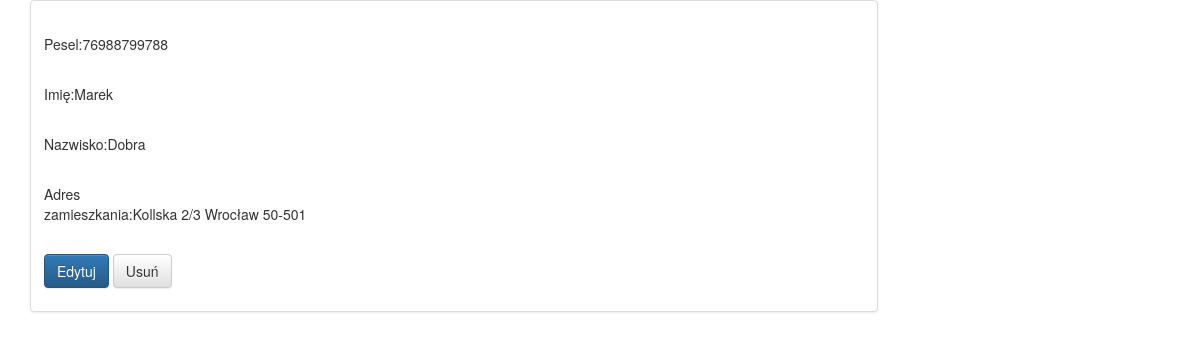
Page /polls/9/ on the committed database.
### polls/models.py (models this page shows)
class Person(models.Model):
    first_name = models.CharField(max_length=30)
    personal_number = models.CharField(max_length=11)
    last_name = models.CharField(max_length=30)
    adress  = models.CharField(max_length=300)

### polls/views.py (the view)
# urls.py: url(r'^(?P<id>\d+)/$',home_detail, name="detail"),
def home_detail(request,id=None):
    instance = get_object_or_404(Person,id=id)
    data_employer = {
    "title" :  instance.personal_number,
    "instance": instance,
    }
    return render (request, "detail.html",data_employer)

### templates/detail.html (shortened to what this page needs)
{% extends 'base.html' %}
{% block content %}
<div class="row">
<div class="col-sm-6 col-md-9">
<div class="thumbnail">
<div class="caption">
<p>Pesel:{{instance.personal_number}}</p><br/>
<p>Imię:{{instance.first_name}}</p><br/>
<p>Nazwisko:{{instance.last_name}}</p><br/>
<p>Adres </br>zamieszkania:{{instance.adress}}</p><br/>
<p><a href="{% url 'update' id=instance.id %}" class="btn btn-primary" role="button">Edytuj</a>
<a href="{% url 'delete' id=instance.id %}" class="btn btn-default" role="button">Usuń</a>
</div>
</div>
</div>
</div>
{% endblock content %}

### rows in the picture
Person: personal_number "76988799788", first_name "Marek", last_name "Dobra", adress "Kollska 2/3 Wrocław 50-501"
